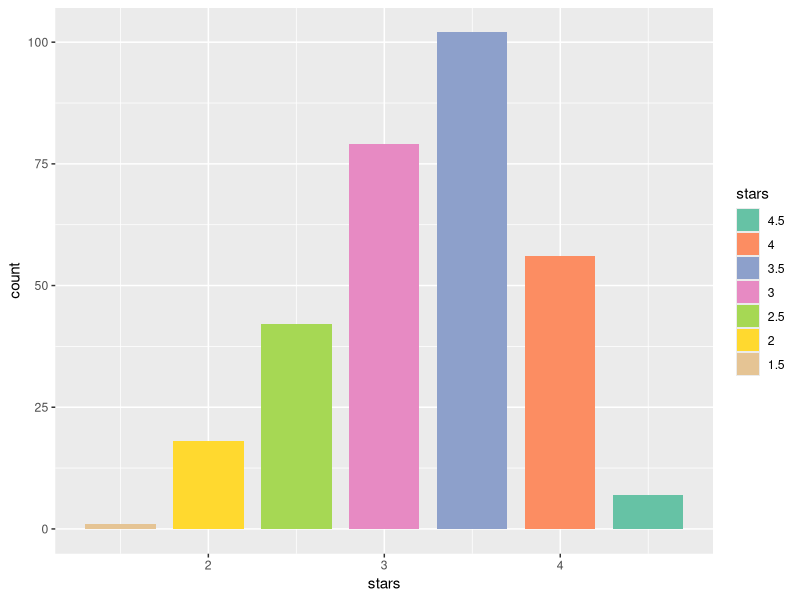

Write the R code that produced this figure. (Note: this script raises an error after producing the figure.)
rm(list = ls())

library(ggplot2)
library(tidyverse)

# read steak_attributes.csv
steak_attributes<-read.csv("data/steak_attributes.csv", header = TRUE)

# factorize attributes
for (ind in 1:dim(steak_attributes)[1]) {
  # re-code Alcohol: 0-none, 1-beer_and_wine, 2-full_bar
  steak_attributes[ind,6]<-gsub("'", "", steak_attributes[ind,6])
  steak_attributes[ind,6]<-gsub("^u", "", steak_attributes[ind,6])
  if (steak_attributes[ind,6] == "none") {
    steak_attributes[ind,6]<-0
  } else if (steak_attributes[ind,6] == "beer_and_wine") {
    steak_attributes[ind,6]<-1
  } else {
    steak_attributes[ind,6]<-2
  }
  
  # re-code GoodForKids: 0-False, 1-True
  steak_attributes[ind,7]<-as.numeric(ifelse(steak_attributes[ind,7] == "False", 0, 1))
  
  # re-code HasTV: 0-False, 1-True
  steak_attributes[ind,8]<-as.numeric(ifelse(steak_attributes[ind,8] == "False", 0, 1))
  
  # re-code OutdoorSeating: 0-False, 1-True
  steak_attributes[ind,9]<-as.numeric(ifelse(steak_attributes[ind,9] == "False", 0, 1))
  
  # re-code RestaurantsAttire: 0-casual, 1-dressy
  steak_attributes[ind,10]<-gsub("'", "", steak_attributes[ind,10])
  steak_attributes[ind,10]<-gsub("^u", "", steak_attributes[ind,10])
  steak_attributes[ind,10]<-as.numeric(ifelse(steak_attributes[ind,10] == "casual", 0, 1))
  
  # re-code RestaurantsDelivery: 0-None/False, 1-True
  steak_attributes[ind,11]<-as.numeric(ifelse(steak_attributes[ind,11] == "True", 1, 0))
  
  # re-code RestaurantsReservations: 0-None/False, 1-True
  steak_attributes[ind,13]<-as.numeric(ifelse(steak_attributes[ind,13] == "True", 1, 0))
  
  # re-code RestaurantsTakeout: 0-False, 1-True
  steak_attributes[ind,14]<-as.numeric(ifelse(steak_attributes[ind,14] == "False", 0, 1))
}

for (i in 6:ncol(steak_attributes)) {
  steak_attributes[,i]<-factor(steak_attributes[,i])
}

summary(steak_attributes)
## no hipster ambience, nearly no divey/touristy ambience, nearly no validated parking
steak_attributes$Ambience.divey<-NULL
steak_attributes$Ambience.hipster<-NULL
steak_attributes$Ambience.touristy<-NULL
steak_attributes$BusinessParking.validated<-NULL



# plot
## distribution of star ratings
steak_attributes %>% group_by(stars) %>% summarise(count = n()) %>% 
  ggplot(aes(x = stars, y = count, fill = factor(stars, levels = seq(4.5, 1.5, by = -0.5)))) + 
  scale_fill_brewer(name = "stars", palette = "Set2") + 
  geom_col(width = 0.4)

ggsave("figure/stars_dist.png", width = 4, height = 3)

## Stars vs. Alcohol
steak_attributes %>% group_by(Alcohol, stars) %>% summarise(count = n()) %>% 
  ggplot(aes(x = Alcohol, y = count, fill = factor(stars, levels = seq(4.5, 1.5, by = -0.5)))) + 
  scale_fill_brewer(name = "stars", palette = "Pastel1") + 
  geom_bar(position = "fill", stat = "identity", width = 0.7) + 
  ylab("Frequency") + ggtitle("Stars vs. Alcohol") + 
  scale_x_discrete(labels = c("0" = "None", "1" = "Beer & Wine", "2" = "Full Bar"))

ggsave("figure/stack_alcohol.png", width = 4, height = 3)


## Stars vs. GoodForKids
steak_attributes %>% group_by(GoodForKids, stars) %>% summarise(count = n()) %>% 
  ggplot(aes(x = GoodForKids, y = count, fill = factor(stars, levels = seq(4.5, 1.5, by = -0.5)))) + 
  scale_fill_brewer(name = "stars", palette = "Pastel1") + 
  geom_bar(position = "fill", stat = "identity", width = 0.4) + 
  ylab("Frequency") + ggtitle("Stars vs. GoodForKids") + 
  scale_x_discrete(labels = c("0" = "Not Good for Kids", "1" = "Good for Kids"))

ggsave("figure/stack_goodforkids.png", width = 4, height = 3)


## Stars vs. RestaurantsAttire
steak_attributes %>% group_by(RestaurantsAttire, stars) %>% summarise(count = n()) %>% 
  ggplot(aes(x = RestaurantsAttire, y = count, fill = factor(stars, levels = seq(4.5, 1.5, by = -0.5)))) + 
  scale_fill_brewer(name = "stars", palette = "Pastel1") + 
  geom_bar(position = "fill", stat = "identity", width = 0.4) + 
  ylab("Frequence") + ggtitle("Stars vs. RestaurantsAttire") + 
  scale_x_discrete(labels = c("0" = "Casual", "1" = "Dressy"))

ggsave("figure/stack_attire.png", width = 4, height = 3)


## Stars vs. RestaurantsDelivery
steak_attributes %>% group_by(RestaurantsDelivery, stars) %>% summarise(count = n()) %>% 
  ggplot(aes(x = RestaurantsDelivery, y = count, fill = factor(stars, levels = seq(4.5, 1.5, by = -0.5)))) + 
  scale_fill_brewer(name = "stars", palette = "Pastel1") + 
  geom_bar(position = "fill", stat = "identity", width = 0.4) + 
  ylab("Frequence") + ggtitle("Stars vs. RestaurantsDelivery") + 
  scale_x_discrete(labels = c("0" = "No Delivery", "1" = "Delivery Available"))

ggsave("figure/stack_delivery.png", width = 4, height = 3)


## Stars vs. RestaurantsReservations
steak_attributes %>% group_by(RestaurantsReservations, stars) %>% summarise(count = n()) %>% 
  ggplot(aes(x = RestaurantsReservations, y = count, fill = factor(stars, levels = seq(4.5, 1.5, by = -0.5)))) + 
  scale_fill_brewer(name = "stars", palette = "Pastel1") + 
  geom_bar(position = "fill", stat = "identity", width = 0.4) + 
  ylab("Frequence") + ggtitle("Stars vs. RestaurantsReservations") + 
  scale_x_discrete(labels = c("0" = "No Reserve", "1" = "Reserve"))

ggsave("figure/stack_reserve.png", width = 4, height = 3)


## Stars vs. Ambience
star<-seq(1.5, 4.5, by = 0.5)
ambience<-c("casual", "classy", "intimate", "romantic", "trendy", "upscale")
amb_star<-data.frame("Ambience" = rep(ambience, each = 7), "stars" = rep(star, length(ambience)))
star_count<-c()
for (i in 15:20) {
  for (j in 1:7) {
    c<-sum(steak_attributes[steak_attributes$stars == star[j],i] == 1)
    star_count<-c(star_count, c)
  }
}
amb_star$count<-star_count

amb_star %>% ggplot(aes(x = Ambience, y = count, fill = factor(stars, levels = seq(4.5, 1.5, by = -0.5)))) + 
  scale_fill_brewer(name = "stars", palette = "Pastel1") + 
  geom_bar(position = "fill", stat = "identity", width = 0.7) + 
  ylab("Frequency") + ggtitle("Stars vs. Ambience")

ggsave("figure/stack_ambience.png", width = 4, height = 3)



# anova
steak_attributes_aov<-aov(stars ~ ., data = steak_attributes[,-seq(1,4)])
summary(steak_attributes_aov)
## Alcohol, GoodForKids, RestaurantsAttire, RestaurantsDelivery, RestaurantsReservations, 
## Ambience.casual, Ambience.classy

reg<-lm(stars ~ Alcohol + GoodForKids + RestaurantsAttire + RestaurantsDelivery + 
          RestaurantsReservations + Ambience.casual + Ambience.classy, 
        data = steak_attributes)
summary(reg)
anova(reg)

## diagnostic
png("figure/residuals.png", width = 400, height = 300)
plot(reg$fitted.values, reg$residuals, xlab = "fit", ylab = "residuals", 
     main = "Residuals vs. Fitted values")
dev.off()

png("figure/qqplot.png", width = 400, height = 300)
qqnorm(residuals(reg), datax = TRUE, xlab = "theoretical quantile", ylab = "observed")
qqline(residuals(reg), datax = TRUE)
dev.off()



# plot (attributes not included in final suggestions)
## Stars vs. HasTV
steak_attributes %>% group_by(HasTV, stars) %>% summarise(count = n()) %>% 
  ggplot(aes(x = HasTV, y = count, fill = factor(stars, levels = seq(4.5, 1.5, by = -0.5)))) + 
  scale_fill_brewer(name = "stars", palette = "Pastel1") + 
  geom_bar(position = "fill", stat = "identity", width = 0.4) + 
  ylab("Frequence") + ggtitle("Stars vs. HasTV") + 
  scale_x_discrete(labels = c("0" = "No TV", "1" = "Has TV"))

ggsave("figure/stack_hastv.png", width = 4, height = 3)

## Stars vs. OutdoorSeating
steak_attributes %>% group_by(OutdoorSeating, stars) %>% summarise(count = n()) %>% 
  ggplot(aes(x = OutdoorSeating, y = count, fill = factor(stars, levels = seq(4.5, 1.5, by = -0.5)))) + 
  scale_fill_brewer(name = "stars", palette = "Pastel1") + 
  geom_bar(position = "fill", stat = "identity", width = 0.4) + 
  ylab("Frequence") + ggtitle("Stars vs. OutdoorSeating") + 
  scale_x_discrete(labels = c("0" = "No Outdoor Seating", "1" = "Outdoor Seating Available"))

ggsave("figure/stack_outdoorseating.png", width = 4, height = 3)

## Stars vs. RestaurantsPriceRange2
steak_attributes %>% group_by(RestaurantsPriceRange2, stars) %>% summarise(count = n()) %>% 
  ggplot(aes(x = RestaurantsPriceRange2, y = count, fill = factor(stars, levels = seq(4.5, 1.5, by = -0.5)))) + 
  scale_fill_brewer(name = "stars", palette = "Pastel1") + 
  geom_bar(position = "fill", stat = "identity", width = 0.7) + 
  ylab("Frequence") + ggtitle("Stars vs. RestaurantsPriceRange2")

ggsave("figure/stack_price.png", width = 4, height = 3)


## Stars vs. RestaurantsTakeout
steak_attributes %>% group_by(RestaurantsTakeOut, stars) %>% summarise(count = n()) %>% 
  ggplot(aes(x = RestaurantsTakeOut, y = count, fill = factor(stars, levels = seq(4.5, 1.5, by = -0.5)))) + 
  scale_fill_brewer(name = "stars", palette = "Pastel1") + 
  geom_bar(position = "fill", stat = "identity", width = 0.4) + 
  ylab("Frequence") + ggtitle("Stars vs. RestaurantsTakeout") + 
  scale_x_discrete(labels = c("0" = "No Takeout", "1" = "Takeout Allowed"))

ggsave("figure/stack_takeout.png", width = 4, height = 3)


## Stars vs. BusinessParking
park<-c("garage", "lot", "street", "valet")
park_star<-data.frame("BusinessParking" = rep(park, each = 7), "stars" = rep(star, 4))
star_count<-c()
for (i in 21:24) {
  for (j in 1:7) {
    c<-sum(steak_attributes[steak_attributes$stars == star[j],i] == 1)
    star_count<-c(star_count, c)
  }
}
park_star$count<-star_count

park_star %>% ggplot(aes(x = BusinessParking, y = count, fill = factor(stars, levels = seq(4.5, 1.5, by = -0.5)))) + 
  scale_fill_brewer(name = "stars", palette = "Pastel1") + 
  geom_bar(position = "fill", stat = "identity", width = 0.7) + 
  ylab("Frequency") + ggtitle("Stars vs. BusinessParking")

ggsave("figure/stack_parking.png", width = 4, height = 3)



# write seleted attributes .csv file
write.csv(steak_attributes[, c(1:7, 10, 11, 13, 15, 16)], "data/attributes.csv", row.names = FALSE)
